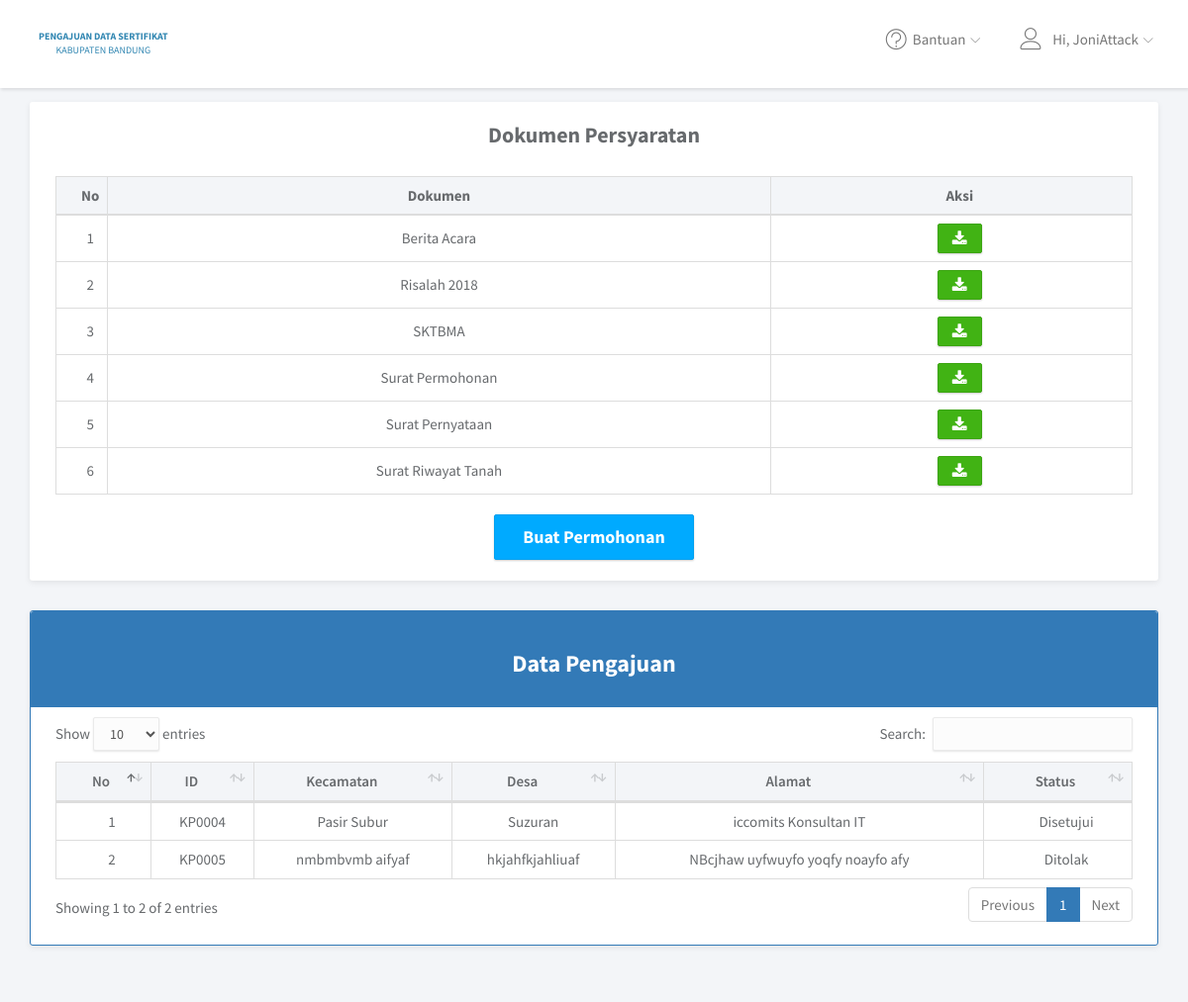
Before: /pemohon/index.php (signed in) with the older database file.
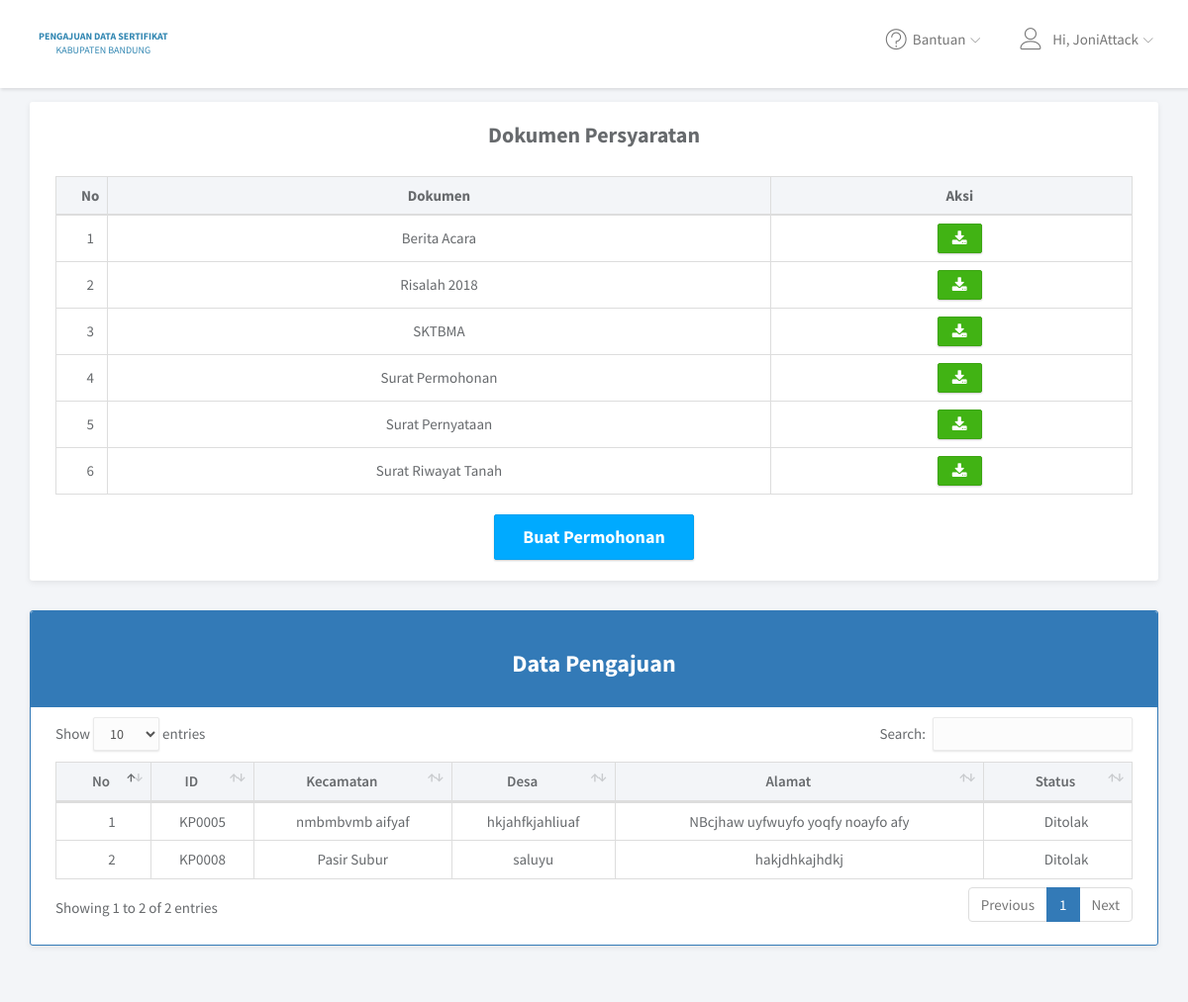
After: the same page with the newer database file.
### tables this page shows
CREATE TABLE `permohonan` (
  `id_permohonan` varchar(6) NOT NULL,
  `id_user` int(5) NOT NULL,
  `kecamatan` varchar(255) NOT NULL,
  `desa` varchar(255) NOT NULL,
  `alamat` text NOT NULL,
  `status` enum('Belum Di Setujui','Disetujui','Ditolak') NOT NULL,
  `notif` enum('read','unread') NOT NULL,
  `notif_fisik` enum('read','unread') NOT NULL,
  `notif_yuridis` enum('read','unread') NOT NULL,
  `date_created` datetime NOT NULL DEFAULT CURRENT_TIMESTAMP
);

### pemohon/index.php (the view, shortened to what the changed rows need)
<?php
include '../core/conn.php';
	$id_user = $_SESSION['id_user'];
	$data = mysqli_query($connection, "SELECT * FROM permohonan WHERE id_user = $id_user");
?>
<!DOCTYPE html>
<html lang="en">
<head>
	<link rel="stylesheet" href="../user/assets/vendor/bootstrap/css/bootstrap.min.css">
	<link rel="stylesheet" href="../user/assets/vendor/font-awesome/css/font-awesome.min.css">
	<link rel="stylesheet" href="../user/assets/vendor/linearicons/style.css">
	<link rel="stylesheet" href="../user/assets/vendor/datatables/dataTables.bootstrap4.css">
	<link rel="stylesheet" href="../user/assets/vendor/datatables/dataTables.bootstrap4.min.css">
	<link rel="stylesheet" href="../user/assets/css/main.css">
	<link rel="stylesheet" href="../user/assets/css/demo.css">
</head>
<body>
	<div>
		<div class="main">
			<div class="main-content">
				<div class="container">
					<div class="panel panel-headline">
						<div class="panel-heading text-center">
							<h3 class="panel-title"><b>Dokumen Persyaratan</b></h3><br>
				              <table class="table table-bordered" width="100%" cellspacing="0" id="mydata">
				                <thead style="background: #f3f5f8">
				                    <tr>
				                        <th style="text-align:center;width:40px;"><b>No</th>
				                        <th style="text-align:center;"><b>Dokumen</th>
				                        <th style="text-align:center;"><b>Aksi</th>
				                    </tr>
				                </thead>
				              </table>
						</div>
				</div>
			</div>
			<div class="container">
				<div class="panel panel-primary">
					<div class="panel-body">
						<table class="table table-bordered" id="dataTables" cellspacing="0" width="100%">
							<thead style="background: #f3f5f8">
								<tr style="text-align:center;">
									<th style="text-align:center;width:40px;">No</th>
									<th style="text-align: center;">ID</th>
									<th style="text-align: center;">Kecamatan</th>
									<th style="text-align: center;">Desa</th>
									<th style="text-align: center;">Alamat</th>
									<th style="text-align: center;">Status</th>
								</tr>
							</thead>
							<tbody>
								<?php
								  $no = 0;
					              while($d = mysqli_fetch_array($data)){
					              	$no++;
					            ?>
					            <tr>
					            	<td style="text-align: center;"><?php echo $no; ?></td>
					            	<td style="text-align: center;"><?=$d['id_permohonan'];?></td>
					            	<td style="text-align: center;"><?=$d['kecamatan'];?></td>
					            	<td style="text-align: center;"><?=$d['desa'];?></td>
					            	<td style="text-align: center;"><?=$d['alamat'];?></td>
					            	<td style="text-align: center;"><?=$d['status'];?></td>
					            </tr>
					        <?php } ?>
							</tbody>
						</table>
					</div>
				</div>
			</div>
		</div>
	</div>
</body>
</html>

Changed rows visible on the page:
removed permohonan: id_permohonan "KP0004", kecamatan "Pasir Subur", desa "Suzuran", alamat "iccomits Konsultan IT", status "Disetujui"
added permohonan: id_permohonan "KP0008", kecamatan "Pasir Subur", desa "saluyu", alamat "hakjdhkajhdkj", status "Ditolak"
